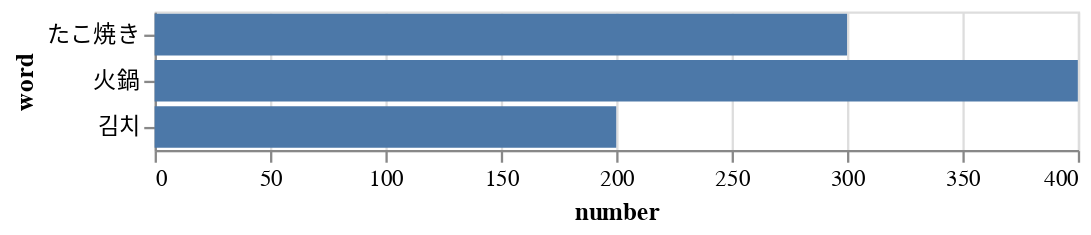

Here is the notebook cell this chart was saved with:
### Code cell
alt.Chart(df).mark_bar().encode(
    y='word',
    x='number'
)

### Figure 1 — Vega-Lite specification as saved in the notebook (floating-point values rounded to 4 significant figures)
{"config": {"view": {"continuousWidth": 400, "continuousHeight": 300}}, "data": {"name": "data-1ac0912fa21756554d395df4a33d2bb6"}, "mark": "bar", "encoding": {"x": {"field": "number", "type": "quantitative"}, "y": {"field": "word", "type": "nominal"}}, "$schema": "https://vega.github.io/schema/vega-lite/v4.17.0.json", "datasets": {"data-1ac0912fa21756554d395df4a33d2bb6": [{"lang": "jp", "word": "たこ焼き", "number": 300}, {"lang": "cn", "word": "火鍋", "number": 400}, {"lang": "ko", "word": "김치", "number": 200}]}}
